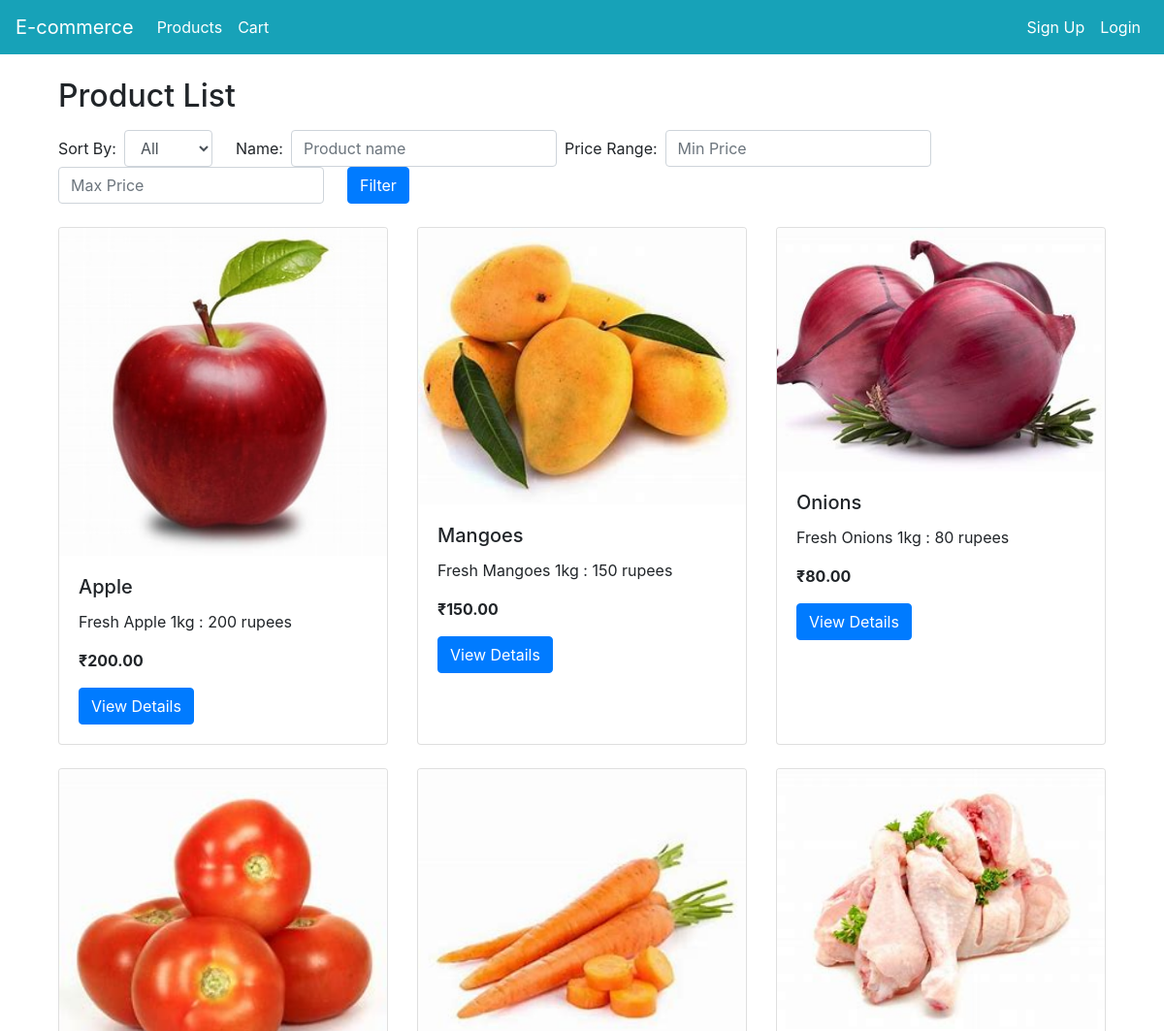
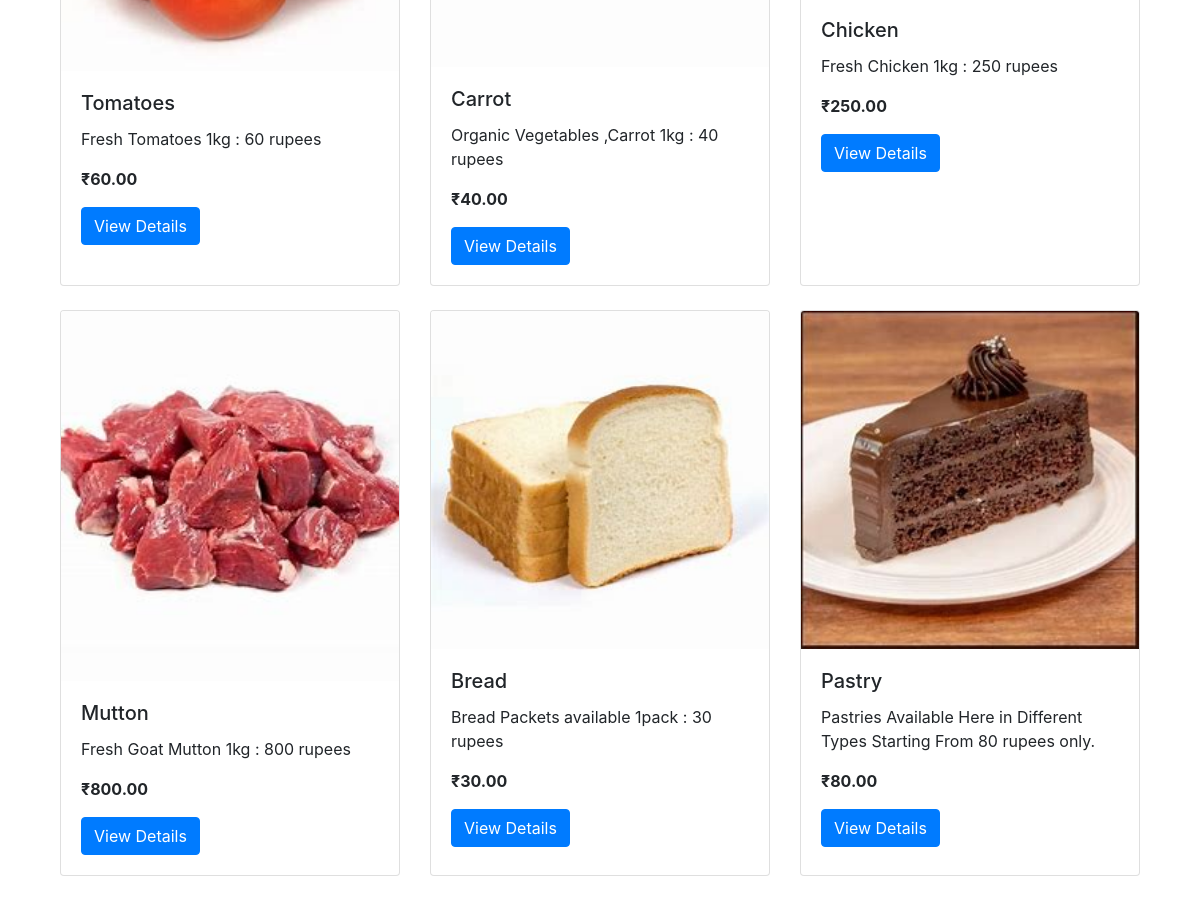
The page / on the database its author committed (2 pictures, top to bottom).
### shop/models.py (models this page shows, shortened)
class Product(models.Model):
    name = models.CharField(max_length=200)
    description = models.TextField()
    price = models.DecimalField(max_digits=10, decimal_places=2)
    image = models.ImageField(upload_to='products/')
    stock = models.IntegerField(default=0)

### shop/views.py (the view)
# urls.py: path('', views.product_list, name='product_list'),
def product_list(request):
    products = Product.objects.all()
    sort_by = request.GET.get('sort_by')
    if sort_by in ['price', 'name']:
        products = products.order_by(sort_by)
    name = request.GET.get('name')
    if name:
        products = products.filter(name__icontains=name)
    price_min = request.GET.get('price_min')
    price_max = request.GET.get('price_max')
    if price_min and price_max:
        products = products.filter(price__gte=price_min, price__lte=price_max)
    elif price_min:
        products = products.filter(price__gte=price_min)
    elif price_max:
        products = products.filter(price__lte=price_max)
    context = {
        'products': products
    }
    return render(request, 'product_list.html', context)

### template/product_list.html (shortened to what this page needs)
{% extends 'base.html' %}
{% block content %}
    <div class="container mt-4">
        <h2>Product List</h2>
        <form method="GET" class="form-inline mb-4 mt-3">
            <label class="mr-2">Sort By:</label>
            <select name="sort_by" class="form-control mr-4">
                <option value="all">All</option>
            </select>
            <label class="mr-2">Name:</label>
            <input type="text" name="name" class="form-control mr-2" placeholder="Product name">
            <label class="mr-2">Price Range:</label>
            <input type="number" name="price_min" class="form-control mr-2" placeholder="Min Price">
            <input type="number" name="price_max" class="form-control mr-4" placeholder="Max Price">
            <button type="submit" class="btn btn-primary">Filter</button>
        </form>
        <div class="row">
            {% for product in products %}
                <div class="col-md-4 mb-4">
                    <div class="card h-100">
                        <img src="{{ product.image.url }}" class="card-img-top" alt="{{ product.name }}">
                        <div class="card-body">
                            <h5 class="card-title">{{ product.name }}</h5>
                            <p class="card-text">{{ product.description }}</p>
                            <p class="card-text"><strong>₹{{ product.price }}</strong></p>
                            <a href="{% url 'product_detail' product.pk %}" class="btn btn-primary">View Details</a>
                        </div>
                    </div>
                </div>
            {% endfor %}
        </div>
    </div>
{% endblock %}

### template/base.html (shortened to what this page needs)
<!DOCTYPE html>
<html lang="en">
<head>
    <link href="https://maxcdn.bootstrapcdn.com/bootstrap/4.5.2/css/bootstrap.min.css" rel="stylesheet">
</head>
<body>
    <nav class="navbar navbar-expand-lg navbar-dark bg-info">
        <a class="navbar-brand" href="{% url 'product_list' %}">E-commerce</a>
        <div class="collapse navbar-collapse" id="navbarNav">
            <ul class="navbar-nav mr-auto">
                <li class="nav-item">
                    <a class="nav-link" href="{% url 'product_list' %}">Products</a>
                </li>
                <li class="nav-item">
                    <a class="nav-link" href="{% url 'cart_detail' %}">Cart</a>
                </li>
            </ul>
            <ul class="navbar-nav ml-auto">
                {% if user.is_authenticated %}
                    <li class="nav-item">
                        <a class="nav-link" href="{% url 'logout' %}">Logout</a>
                    </li>
                {% else %}
                    <li class="nav-item">
                        <a class="nav-link" href="{% url 'signup' %}">Sign Up</a>
                    </li>
                    <li class="nav-item">
                        <a class="nav-link" href="{% url 'login' %}">Login</a>
                    </li>
                {% endif %}
            </ul>
        </div>
    </nav>
    <div class="container mt-4">
        {% block content %}
        {% endblock %}
    </div>
</body>
</html>

### template/base.html (style rules this page uses)
.navbar-dark .navbar-nav .nav-link { color: #fff; }
.navbar-dark .navbar-brand { color: #fff; }

### rows shown on the page
Product: image (picture), name "Apple", description "Fresh Apple 1kg : 200 rupees", price "200.00"
Product: image (picture), name "Mangoes", description "Fresh Mangoes 1kg : 150 rupees", price "150.00"
Product: image (picture), name "Onions", description "Fresh Onions 1kg : 80 rupees", price "80.00"
Product: image (picture), name "Tomatoes", description "Fresh Tomatoes 1kg : 60 rupees", price "60.00"
Product: image (picture), name "Carrot", description "Organic Vegetables ,Carrot 1kg : 40 rupees", price "40.00"
Product: image (picture), name "Chicken", description "Fresh Chicken 1kg : 250 rupees", price "250.00"
Product: image (picture), name "Mutton", description "Fresh Goat Mutton 1kg : 800 rupees", price "800.00"
Product: image (picture), name "Bread", description "Bread Packets available 1pack : 30 rupees", price "30.00"
Product: image (picture), name "Pastry", description "Pastries Available Here in Different Types Starting From 80 rupees only.", price "80.00"
